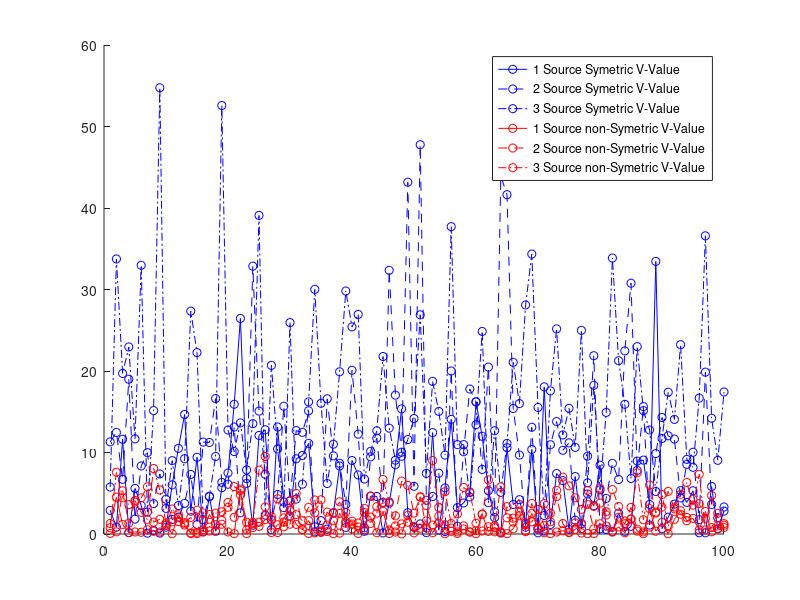

The MATLAB source for this figure:
clear all; close all
load error100


hold on 
plot(error1{1},'-ob')
plot(error2{1},'--ob')
plot(error3{1},'-.ob')
plot(error1{2},'-or')
plot(error2{2},'--or')
plot(error3{2},'-.or')

legend('1 Source Symetric V-Value','2 Source Symetric V-Value','3 Source Symetric V-Value','1 Source non-Symetric V-Value','2 Source non-Symetric V-Value','3 Source non-Symetric V-Value')

"Symmetric septum V-Value"
mean(error1{1})
mean(error2{1})
mean(error3{1})
mean(error4{1})

"Symmetric V-Value"
mean(error1{3})
mean(error2{3})
mean(error3{3})
mean(error4{3})

"non-Symmetric V-Value"
mean(error1{2})
mean(error2{2})
mean(error3{2})
mean(error4{2})




[mean(error1{1}),mean(error1{3}),mean(error1{2})]